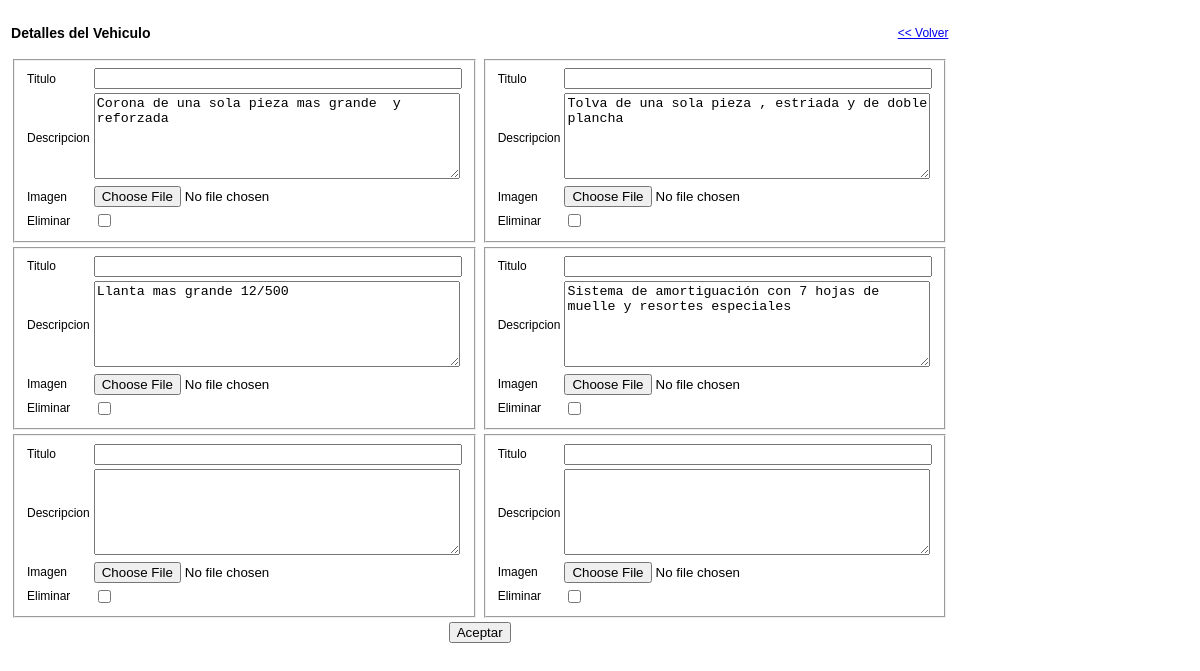
Page /formDetalles.php?id_producto=6 (signed in) on the committed database.
### tables this page shows
CREATE TABLE `detalleproducto` (
  `id_detalle_producto` int(11) NOT NULL auto_increment,
  `titulo` varchar(45) NOT NULL,
  `foto_detalle` varchar(100) NOT NULL,
  `descripcion` varchar(255) NOT NULL,
  `id_producto` int(11) NOT NULL,
  PRIMARY KEY  (`id_detalle_producto`),
  KEY `fk_DetalleProducto_MasterProducto` (`id_producto`),
  CONSTRAINT `detalleproducto_ibfk_1` FOREIGN KEY (`id_producto`) REFERENCES `producto` (`id_producto`) ON DELETE CASCADE ON UPDATE NO ACTION
);

### bussinessLogic/DetalleProductoBL.php (called while the page is built, shortened)
<?php
include_once 'dao/DetalleProductoDAO.php';
include_once 'domain/DetalleProducto.php';
class DetalleProductoBL {
    private $dpDao;
    public function __construct() {
        $this->dpDao = new DetalleProductoDAO();
    }
    public function getDetallesProductos($id_producto) {
        return $this->dpDao->getDetallesProductos($id_producto);
    }
}
?>

### util/Connection.php (called while the page is built, shortened)
<?php
class Connection {
    private $connection;
    public function __construct() {
        $server = "localhost";
        $username = "root";
        $password = "root";
        $database_name = "buffalo";
        $connection = mysql_connect($server, $username, $password) or die("Problemas en la conexión");
        $this->connection = $connection;
    }
    public function getConnection() {
        return $this->connection;
    }
}
?>

### dao/DetalleProductoDAO.php (called while the page is built, shortened)
<?php
include_once 'util/Connection.php';
include_once 'domain/DetalleProducto.php';
class DetalleProductoDAO {
    public function getDetallesProductos($id_producto) {
        $conexion = new Connection();
        $query = "SELECT id_detalle_producto, titulo, foto_detalle, descripcion, id_producto
                FROM detalleproducto WHERE id_producto = $id_producto";
        $result = mysql_query($query, $conexion->getConnection());
        $total_registros = mysql_num_rows($result);
        if ($total_registros > 0) {
            while ($row = mysql_fetch_assoc($result)) {
                $detalleProducto = new DetalleProducto();
                $detalleProducto->setId_detalle_producto($row['id_detalle_producto']);
                $detalleProducto->setTitulo($row['titulo']);
                $detalleProducto->setFoto_detalle($row['foto_detalle']);
                $detalleProducto->setDescripcion($row['descripcion']);
                $detalleProducto->setId_producto($row['id_producto']);
                $detallesProducto[] = $detalleProducto;
            }
        }
        return $detallesProducto;
    }
}
?>

### domain/DetalleProducto.php (called while the page is built, shortened)
<?php
class DetalleProducto {
    private $titulo;
    private $descripcion;
    public function getTitulo() {
        return $this->titulo;
    }
    public function setTitulo($titulo) {
        $this->titulo = $titulo;
    }
    public function getDescripcion() {
        return $this->descripcion;
    }
    public function setDescripcion($descripcion) {
        $this->descripcion = $descripcion;
    }
}
?>

### formDetalles.php (the view, shortened to what this page needs)
<?php
include_once 'bussinessLogic/DetalleProductoBL.php';
include_once 'domain/DetalleProducto.php';
if (!isset($_SESSION['user'])) {
    header("location: index.php?error=2");
} else {
    $id_producto = $_GET['id_producto'];
    $bl = new DetalleProductoBL();
    $detallesProducto = new DetalleProducto();
    $detallesProducto = $bl->getDetallesProductos($id_producto);
    for ($i = 0; $i < 6; $i++) {
        if (is_null($detallesProducto[$i]))
            $detallesProducto[$i] = new DetalleProducto ();
    }
    ?>
    <!DOCTYPE html>
    <html>
        <head>
            <link type="text/css" href="style/style.css" rel="stylesheet" media="screen"/>
        </head>
        <body>
            <form method="POST" action="actionDetalleProductoCtrl.php" enctype="multipart/form-data">
                <table>
                    <tr>
                        <td><h3>Detalles del Vehiculo</h3></td>
                        <td style="text-align: right;"><a href="bienvenido.php">&lt;&lt; Volver</a></td>
                    </tr>
                    <?php
                    for ($i = 0; $i < count($detallesProducto); $i++) {
                        $detalleProducto = $detallesProducto[$i];
                        if (!($i % 2))
                            echo '<tr>';
                        ?>
                        <td>
                            <fieldset>
                                <table>
                                    <tr>
                                        <td>Titulo</td>
                                        <td><input type="text" id="titulo<?php echo $i ?>" name="titulo<?php echo $i ?>"
                                                   style="width: 360px;"
                                                   value="<?php echo $detalleProducto->getTitulo() ?>" /></td>
                                    </tr>
                                    <tr>
                                        <td>Descripcion</td>
                                        <td><textarea id="descripcion<?php echo $i ?>" name="descripcion<?php echo $i ?>"
                                                      style="height: 80px; width: 360px;"><?php echo utf8_encode($detalleProducto->getDescripcion()) ?></textarea>
                                        </td>
                                    </tr>
                                    <tr>
                                        <td>Imagen</td>
                                        <td>
                                            <input type="file" id="imagen<?php echo $i ?>" name="imagen<?php echo $i ?>" />
                                        </td>
                                    </tr>
                                    <tr>
                                        <td>Eliminar</td>
                                        <td><input type="checkbox" id="delete<?php echo $i ?>" name="delete<?php echo $i ?>[]" /></td>
                                    </tr>
                                </table>
                            </fieldset>
                        </td>
                        <?php
                        if (($i % 2))
                            echo '</tr>';
                    }
                    ?>
                    <tr>
                        <td colspan="2" style="text-align: center;">
                            <input type="submit" value="Aceptar" name="aceptar" />
                        </td>
                    </tr>
                </table>
            </form>
        </body>
    </html>
    <?php
}?>

### style/style.css (style rules this page uses)
body, table { font-family: 'lucida grande',tahoma,verdana,arial,sans-serif; font-size: 12px; }

### rows in the picture
detalleproducto: descripcion "Corona de una sola pieza mas grande y reforzada"
detalleproducto: descripcion "Tolva de una sola pieza , estriada y de doble plancha"
detalleproducto: descripcion "Llanta mas grande 12/500"
detalleproducto: descripcion "Sistema de amortiguación con 7 hojas de muelle y resortes especiales"
